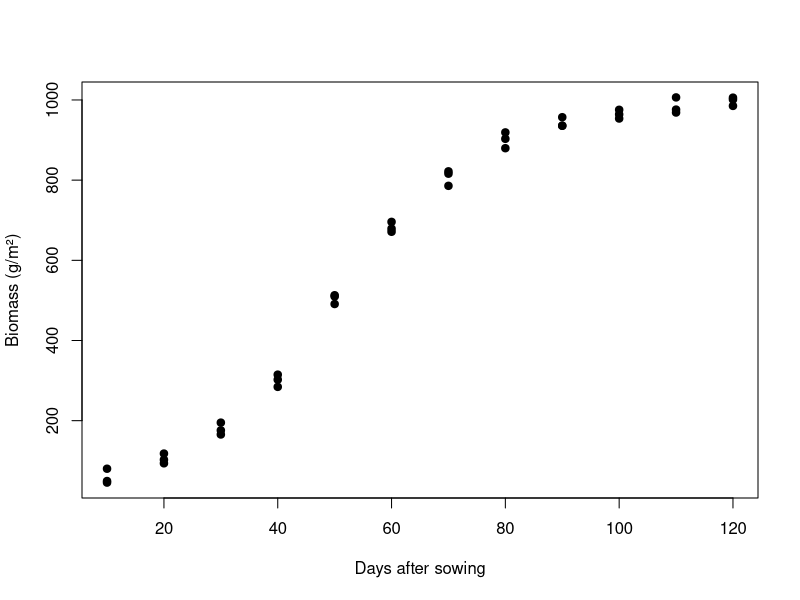
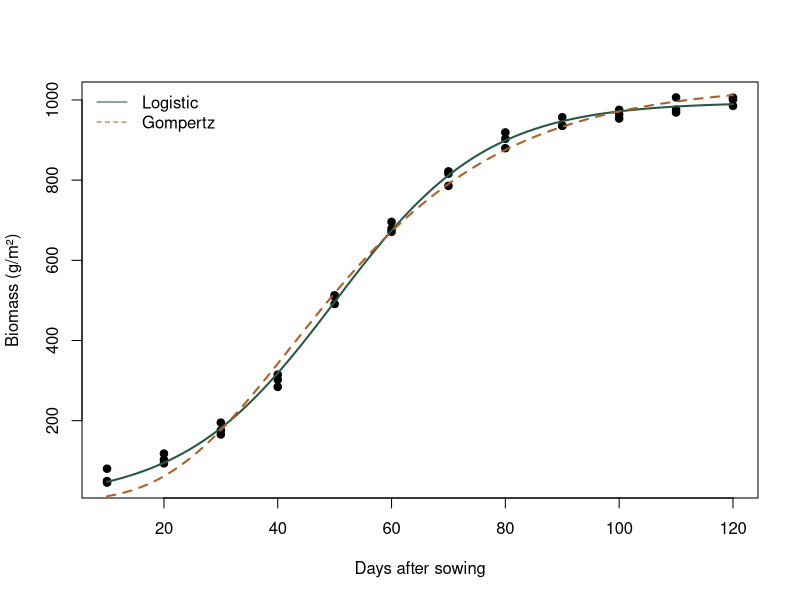
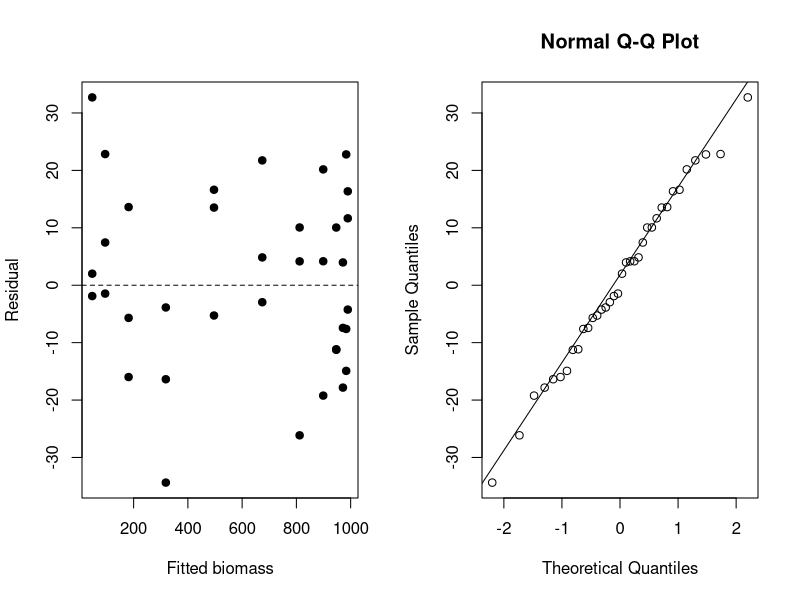
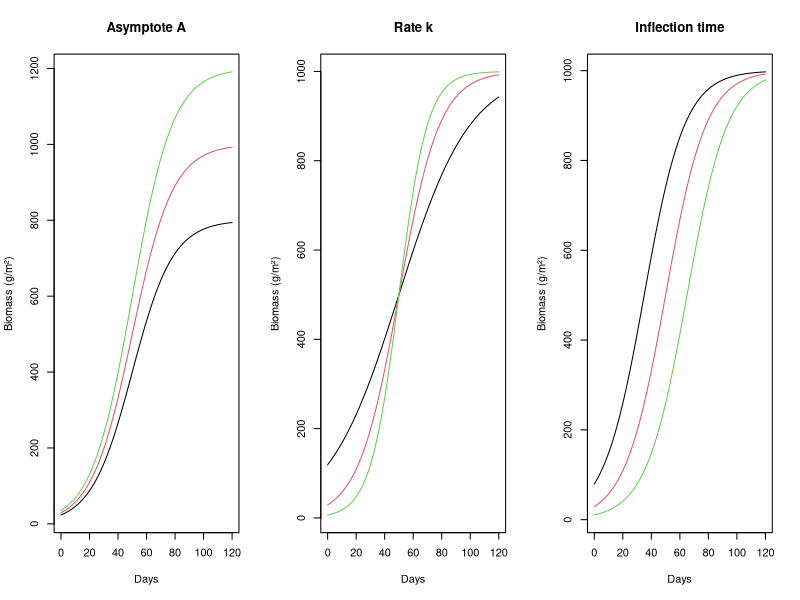
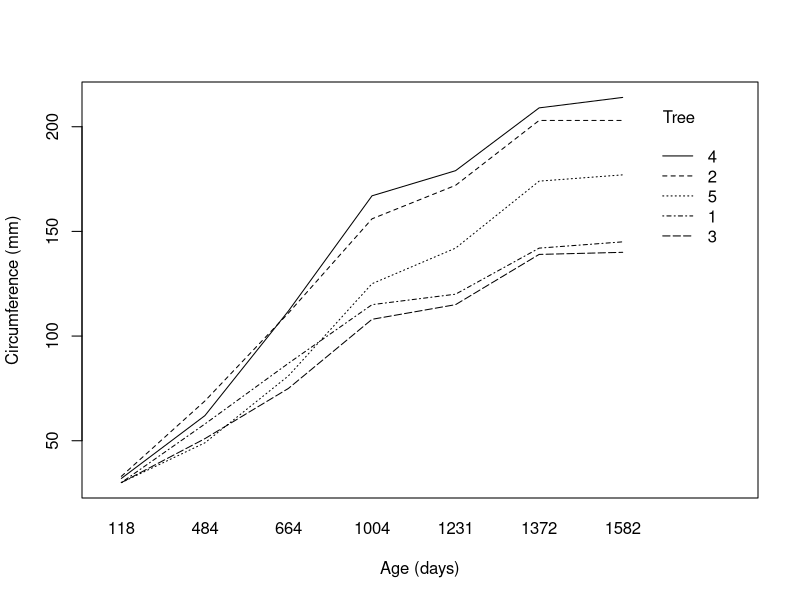

R code for these plots, in order:
## ---- chunk 1
#| label: fig-growth-observations
#| fig-cap: "Simulated biomass measurements from independent quadrats sampled through time."
#| fig-alt: "Biomass observations rise along an S-shaped trajectory toward a plateau."
growth <- read.csv("data/growth.csv")
plot(biomass_g_m2 ~ day, growth, pch = 19,
     xlab = "Days after sowing", ylab = "Biomass (g/m²)")
## ---- chunk 2
logistic <- nls(biomass_g_m2 ~ A / (1 + exp(-k * (day - ti))),
                data = growth, start = list(A = 1000, k = .07, ti = 50),
                algorithm = "port", lower = c(A = 0, k = .0001, ti = -Inf))
gompertz <- nls(biomass_g_m2 ~ A * exp(-exp(-k * (day - ti))),
                data = growth, start = list(A = 1000, k = .06, ti = 45),
                algorithm = "port", lower = c(A = 0, k = .0001, ti = -Inf))
summary(logistic)
coef(gompertz)
AIC(logistic, gompertz)
grid <- data.frame(day = seq(min(growth$day), max(growth$day), length.out = 200))
plot(biomass_g_m2 ~ day, growth, pch = 19,
     xlab = "Days after sowing", ylab = "Biomass (g/m²)")
lines(grid$day, predict(logistic, grid), col = "#245A42", lwd = 2)
lines(grid$day, predict(gompertz, grid), col = "#B45C21", lwd = 2, lty = 2)
legend("topleft", c("Logistic", "Gompertz"),
       col = c("#245A42", "#B45C21"), lty = c(1, 2), bty = "n")
## ---- chunk 3
old <- par(mfrow = c(1, 2))
plot(fitted(logistic), residuals(logistic), pch = 19,
     xlab = "Fitted biomass", ylab = "Residual")
abline(h = 0, lty = 2)
qqnorm(residuals(logistic)); qqline(residuals(logistic))
par(old)
pars <- coef(logistic)
c(asymptote_g_m2 = pars[["A"]], inflection_day = pars[["ti"]],
  max_rate_g_m2_day = pars[["A"]] * pars[["k"]] / 4)
## ---- chunk 4
logistic_curve <- function(t, A = 1000, k = .07, ti = 50) {
  A / (1 + exp(-k * (t - ti)))
}
t <- seq(0, 120, length.out = 200)
old <- par(mfrow = c(1, 3))
matplot(t, cbind(logistic_curve(t, A = 800), logistic_curve(t),
                logistic_curve(t, A = 1200)), type = "l", lty = 1,
        xlab = "Days", ylab = "Biomass (g/m²)", main = "Asymptote A")
matplot(t, cbind(logistic_curve(t, k = .04), logistic_curve(t),
                logistic_curve(t, k = .10)), type = "l", lty = 1,
        xlab = "Days", ylab = "Biomass (g/m²)", main = "Rate k")
matplot(t, cbind(logistic_curve(t, ti = 35), logistic_curve(t),
                logistic_curve(t, ti = 65)), type = "l", lty = 1,
        xlab = "Days", ylab = "Biomass (g/m²)", main = "Inflection time")
par(old)
## ---- chunk 5
predicted_w <- logistic_curve(t)
absolute_rate <- .07 * predicted_w * (1 - predicted_w / 1000)
relative_rate <- absolute_rate / predicted_w
head(data.frame(day = t, biomass = predicted_w,
                absolute_rate, relative_rate))
## ---- chunk 6
data("Orange", package = "datasets")
head(Orange)
with(Orange, interaction.plot(age, Tree, circumference,
                             xlab = "Age (days)", ylab = "Circumference (mm)"))
